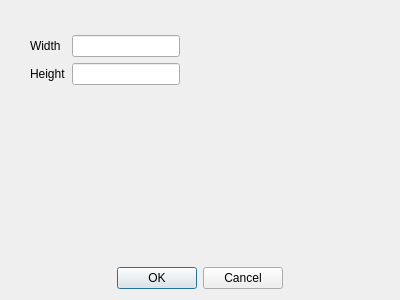
<?xml version="1.0" encoding="UTF-8"?>
<ui version="4.0">
 <class>Resize</class>
 <widget class="QDialog" name="Resize">
  <property name="geometry">
   <rect>
    <x>0</x>
    <y>0</y>
    <width>400</width>
    <height>300</height>
   </rect>
  </property>
  <property name="windowTitle">
   <string>Dialog</string>
  </property>
  <layout class="QHBoxLayout" name="horizontalLayout">
   <item>
    <layout class="QVBoxLayout" name="verticalLayout">
     <item>
      <widget class="QWidget" name="widget" native="true">
       <property name="sizePolicy">
        <sizepolicy hsizetype="Preferred" vsizetype="Expanding">
         <horstretch>0</horstretch>
         <verstretch>0</verstretch>
        </sizepolicy>
       </property>
       <layout class="QGridLayout" name="gridLayout_2">
        <item row="0" column="0">
         <layout class="QFormLayout" name="formLayout">
          <property name="leftMargin">
           <number>10</number>
          </property>
          <property name="topMargin">
           <number>15</number>
          </property>
          <item row="0" column="0">
           <widget class="QLabel" name="label">
            <property name="text">
             <string>Width</string>
            </property>
           </widget>
          </item>
          <item row="0" column="1">
           <widget class="QLineEdit" name="widthLineEdit">
            <property name="sizePolicy">
             <sizepolicy hsizetype="Maximum" vsizetype="Fixed">
              <horstretch>0</horstretch>
              <verstretch>0</verstretch>
             </sizepolicy>
            </property>
           </widget>
          </item>
          <item row="1" column="0">
           <widget class="QLabel" name="label_2">
            <property name="text">
             <string>Height</string>
            </property>
           </widget>
          </item>
          <item row="1" column="1">
           <widget class="QLineEdit" name="heightLineEdit">
            <property name="sizePolicy">
             <sizepolicy hsizetype="Maximum" vsizetype="Fixed">
              <horstretch>0</horstretch>
              <verstretch>0</verstretch>
             </sizepolicy>
            </property>
           </widget>
          </item>
         </layout>
        </item>
       </layout>
      </widget>
     </item>
     <item>
      <widget class="QDialogButtonBox" name="Ok">
       <property name="sizePolicy">
        <sizepolicy hsizetype="Expanding" vsizetype="Fixed">
         <horstretch>0</horstretch>
         <verstretch>0</verstretch>
        </sizepolicy>
       </property>
       <property name="layoutDirection">
        <enum>Qt::LayoutDirection::LeftToRight</enum>
       </property>
       <property name="orientation">
        <enum>Qt::Orientation::Horizontal</enum>
       </property>
       <property name="standardButtons">
        <set>QDialogButtonBox::StandardButton::Cancel|QDialogButtonBox::StandardButton::Ok</set>
       </property>
       <property name="centerButtons">
        <bool>true</bool>
       </property>
      </widget>
     </item>
    </layout>
   </item>
  </layout>
 </widget>
 <resources/>
 <connections>
  <connection>
   <sender>Ok</sender>
   <signal>accepted()</signal>
   <receiver>Resize</receiver>
   <slot>accept()</slot>
   <hints>
    <hint type="sourcelabel">
     <x>248</x>
     <y>254</y>
    </hint>
    <hint type="destinationlabel">
     <x>157</x>
     <y>274</y>
    </hint>
   </hints>
  </connection>
  <connection>
   <sender>Ok</sender>
   <signal>rejected()</signal>
   <receiver>Resize</receiver>
   <slot>reject()</slot>
   <hints>
    <hint type="sourcelabel">
     <x>316</x>
     <y>260</y>
    </hint>
    <hint type="destinationlabel">
     <x>286</x>
     <y>274</y>
    </hint>
   </hints>
  </connection>
 </connections>
</ui>
